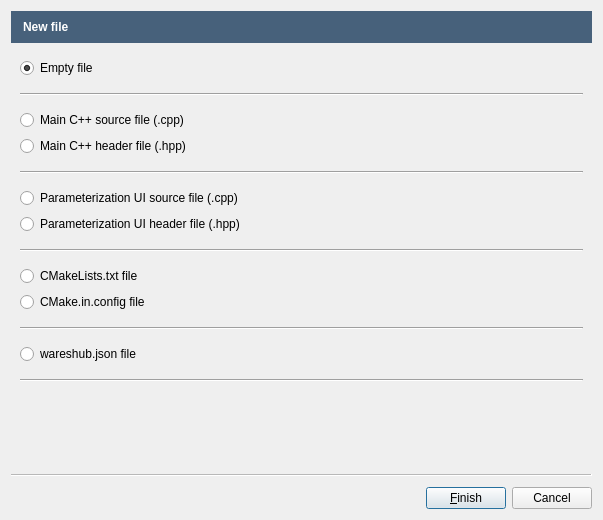
<?xml version="1.0" encoding="UTF-8"?>
<ui version="4.0">
 <class>NewSrcFileAssistant</class>
 <widget class="QWizard" name="NewSrcFileAssistant">
  <property name="geometry">
   <rect>
    <x>0</x>
    <y>0</y>
    <width>603</width>
    <height>520</height>
   </rect>
  </property>
  <property name="windowTitle">
   <string>New File</string>
  </property>
  <property name="modal">
   <bool>true</bool>
  </property>
  <property name="options">
   <set>QWizard::NoBackButtonOnStartPage</set>
  </property>
  <widget class="QWizardPage" name="Intro_Page">
   <property name="title">
    <string/>
   </property>
   <attribute name="pageId">
    <string notr="true">0</string>
   </attribute>
   <layout class="QVBoxLayout" name="verticalLayout">
    <property name="margin">
     <number>0</number>
    </property>
    <item>
     <widget class="QFrame" name="MessageFrame">
      <property name="sizePolicy">
       <sizepolicy hsizetype="Preferred" vsizetype="Maximum">
        <horstretch>0</horstretch>
        <verstretch>0</verstretch>
       </sizepolicy>
      </property>
      <property name="styleSheet">
       <string notr="true">background-color: rgb(71,97,123);</string>
      </property>
      <property name="frameShape">
       <enum>QFrame::Panel</enum>
      </property>
      <property name="frameShadow">
       <enum>QFrame::Sunken</enum>
      </property>
      <property name="lineWidth">
       <number>0</number>
      </property>
      <layout class="QHBoxLayout" name="horizontalLayout_3" stretch="0">
       <property name="spacing">
        <number>5</number>
       </property>
       <property name="leftMargin">
        <number>12</number>
       </property>
       <item>
        <layout class="QHBoxLayout" name="horizontalLayout_2">
         <item>
          <widget class="QLabel" name="MessageLabel">
           <property name="styleSheet">
            <string notr="true">color: rgb(255, 255, 255);
font : bold;
</string>
           </property>
           <property name="text">
            <string>New file</string>
           </property>
          </widget>
         </item>
        </layout>
       </item>
      </layout>
     </widget>
    </item>
    <item>
     <layout class="QVBoxLayout" name="verticalLayout_3">
      <property name="margin">
       <number>9</number>
      </property>
      <item>
       <widget class="QRadioButton" name="Empty_radioButton">
        <property name="text">
         <string>Empty file</string>
        </property>
        <property name="checked">
         <bool>true</bool>
        </property>
        <attribute name="buttonGroup">
         <string notr="true">buttonGroup</string>
        </attribute>
       </widget>
      </item>
      <item>
       <widget class="Line" name="line_6">
        <property name="minimumSize">
         <size>
          <width>0</width>
          <height>20</height>
         </size>
        </property>
        <property name="orientation">
         <enum>Qt::Horizontal</enum>
        </property>
       </widget>
      </item>
      <item>
       <widget class="QRadioButton" name="Cpp_radioButton">
        <property name="text">
         <string>Main C++ source file (.cpp)</string>
        </property>
        <attribute name="buttonGroup">
         <string notr="true">buttonGroup</string>
        </attribute>
       </widget>
      </item>
      <item>
       <widget class="QRadioButton" name="Hpp_radioButton">
        <property name="text">
         <string>Main C++ header file (.hpp)</string>
        </property>
        <attribute name="buttonGroup">
         <string notr="true">buttonGroup</string>
        </attribute>
       </widget>
      </item>
      <item>
       <widget class="Line" name="Ui_line">
        <property name="minimumSize">
         <size>
          <width>0</width>
          <height>20</height>
         </size>
        </property>
        <property name="orientation">
         <enum>Qt::Horizontal</enum>
        </property>
       </widget>
      </item>
      <item>
       <widget class="QRadioButton" name="CppUi_radioButton">
        <property name="text">
         <string>Parameterization UI source file (.cpp)</string>
        </property>
        <attribute name="buttonGroup">
         <string notr="true">buttonGroup</string>
        </attribute>
       </widget>
      </item>
      <item>
       <widget class="QRadioButton" name="HppUi_radioButton">
        <property name="text">
         <string>Parameterization UI header file (.hpp)</string>
        </property>
        <attribute name="buttonGroup">
         <string notr="true">buttonGroup</string>
        </attribute>
       </widget>
      </item>
      <item>
       <widget class="Line" name="line_5">
        <property name="minimumSize">
         <size>
          <width>0</width>
          <height>20</height>
         </size>
        </property>
        <property name="orientation">
         <enum>Qt::Horizontal</enum>
        </property>
       </widget>
      </item>
      <item>
       <widget class="QRadioButton" name="CMakeLists_radioButton">
        <property name="text">
         <string>CMakeLists.txt file</string>
        </property>
        <attribute name="buttonGroup">
         <string notr="true">buttonGroup</string>
        </attribute>
       </widget>
      </item>
      <item>
       <widget class="QRadioButton" name="CMakeConfig_radioButton">
        <property name="text">
         <string>CMake.in.config file</string>
        </property>
        <attribute name="buttonGroup">
         <string notr="true">buttonGroup</string>
        </attribute>
       </widget>
      </item>
      <item>
       <widget class="Line" name="line_3">
        <property name="minimumSize">
         <size>
          <width>0</width>
          <height>20</height>
         </size>
        </property>
        <property name="orientation">
         <enum>Qt::Horizontal</enum>
        </property>
       </widget>
      </item>
      <item>
       <widget class="QRadioButton" name="Wareshub_radioButton">
        <property name="text">
         <string>wareshub.json file</string>
        </property>
        <attribute name="buttonGroup">
         <string notr="true">buttonGroup</string>
        </attribute>
       </widget>
      </item>
      <item>
       <widget class="Line" name="line_2">
        <property name="minimumSize">
         <size>
          <width>0</width>
          <height>20</height>
         </size>
        </property>
        <property name="orientation">
         <enum>Qt::Horizontal</enum>
        </property>
       </widget>
      </item>
      <item>
       <spacer name="verticalSpacer">
        <property name="orientation">
         <enum>Qt::Vertical</enum>
        </property>
        <property name="sizeType">
         <enum>QSizePolicy::MinimumExpanding</enum>
        </property>
        <property name="sizeHint" stdset="0">
         <size>
          <width>20</width>
          <height>40</height>
         </size>
        </property>
       </spacer>
      </item>
     </layout>
    </item>
   </layout>
  </widget>
 </widget>
 <tabstops>
  <tabstop>Empty_radioButton</tabstop>
  <tabstop>Cpp_radioButton</tabstop>
  <tabstop>Hpp_radioButton</tabstop>
  <tabstop>HppUi_radioButton</tabstop>
  <tabstop>CMakeLists_radioButton</tabstop>
  <tabstop>CMakeConfig_radioButton</tabstop>
  <tabstop>Wareshub_radioButton</tabstop>
 </tabstops>
 <resources/>
 <connections/>
 <buttongroups>
  <buttongroup name="buttonGroup"/>
 </buttongroups>
</ui>
